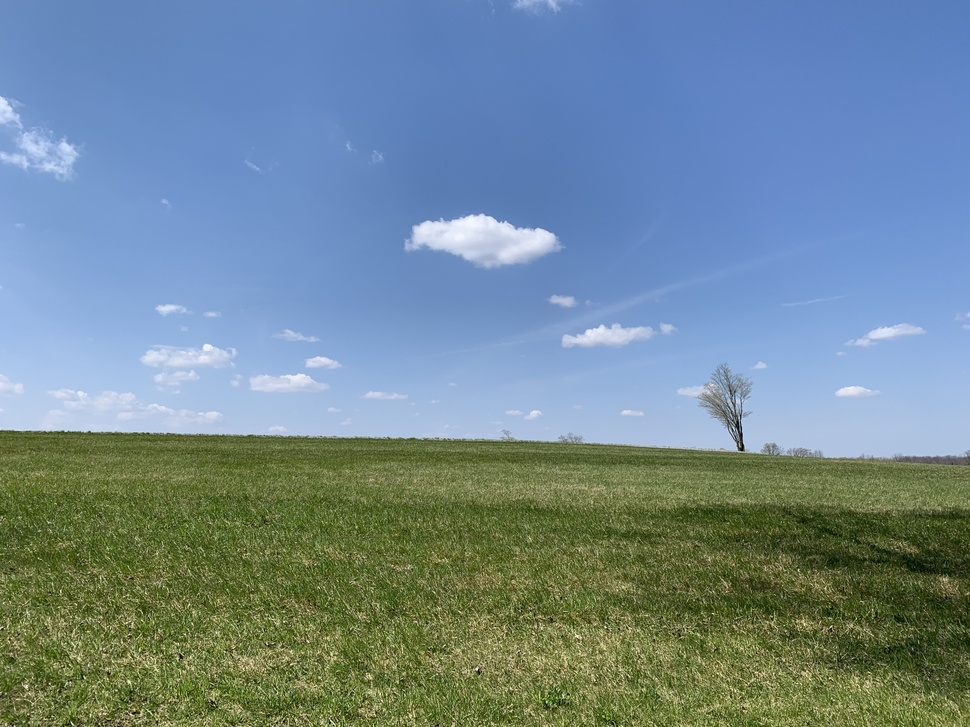
#> input picture Code/convolution/sky.jpg, 970 x 727 px, shrunk from 4032 x 3024 before the run
$ python filter.py sky.jpg
#> lines starting #> are read from the running program, lines starting #| are printed output that depends on the picture
import math
import sys

from PIL import Image, ImageFilter

# Ensure correct usage
if len(sys.argv) != 2:
    sys.exit("Usage: python filter.py filename")

# Open image
image = Image.open(sys.argv[1]).convert("RGB")
#> image is the input picture: PIL image 970x727 RGB; mean R, G, B 113, 136.3, 147.1

# Filter image according to edge detection kernel
filtered = image.filter(ImageFilter.Kernel(
    size=(3, 3),
    kernel=[-1, -1, -1,-1, 8,-1, -1, -1,-1],
    scale=1
))
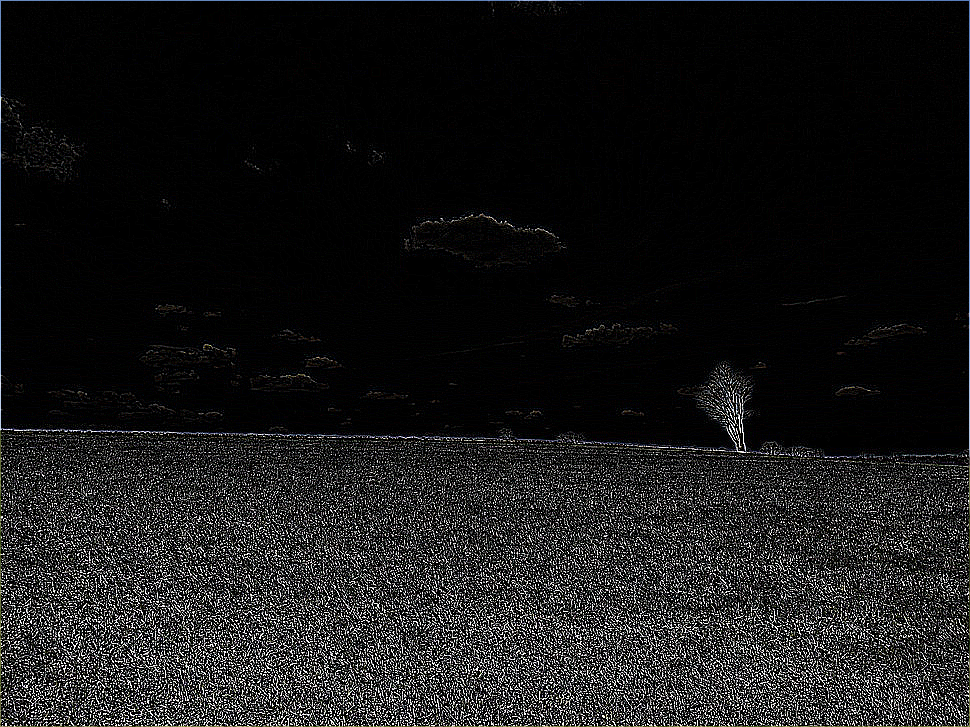
#> filtered: PIL image 970x727 RGB; mean R, G, B 25.2, 25.2, 25.3

# Show resulting image
filtered.show()
